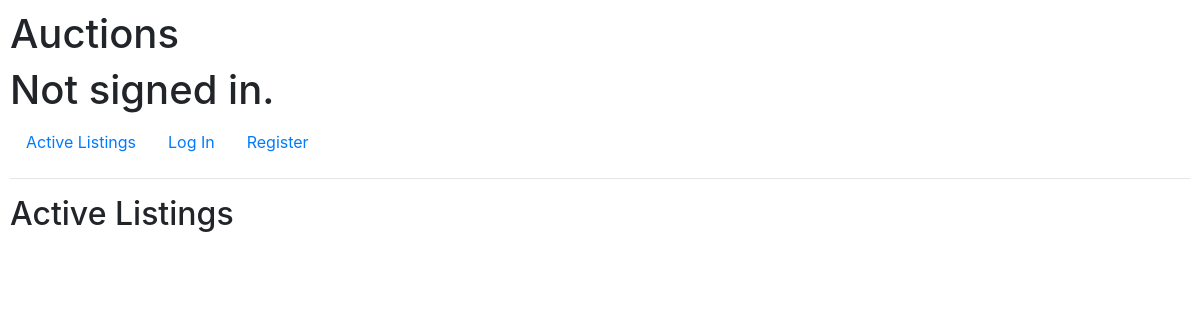
Before: / with the older database file.
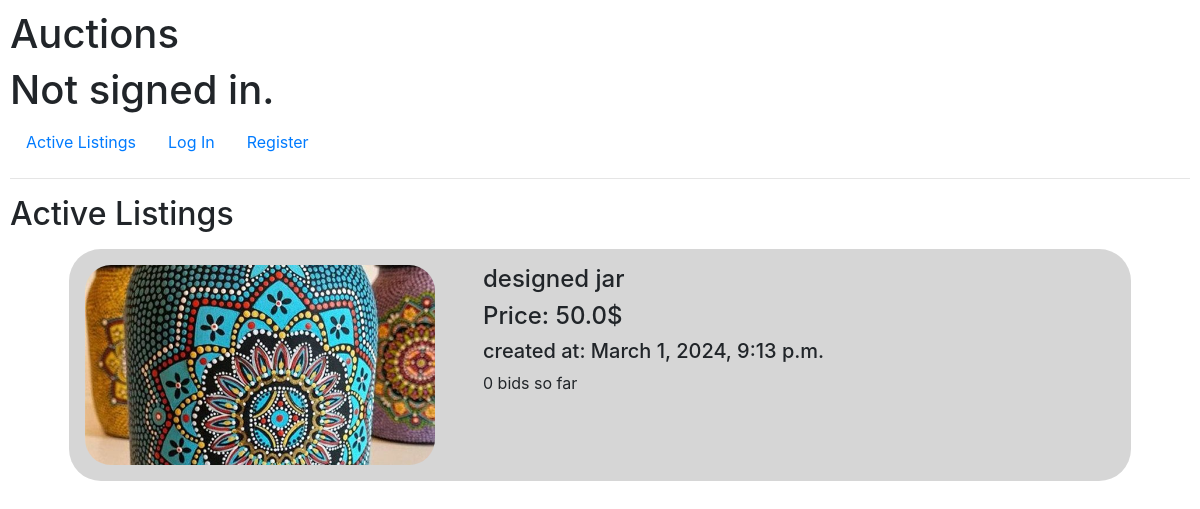
After: the same page with the newer database file.
### auctions/models.py (models this page shows)
class Listing(models.Model):
    title = models.CharField(max_length=64)
    description = models.TextField()
    img = models.ImageField(upload_to='auctions/images/',default="auctions/images/default-placeholder.png")
    latest_bid_price = models.FloatField(blank=False,default=0)
    latest_bider = models.ForeignKey(User,blank=True,null=True,on_delete=models.CASCADE)
    biders = models.ManyToManyField(User,blank=True,related_name="listings")
    created_at = models.DateTimeField(default=datetime.now())
    active = models.BooleanField(default=True)
    created_by = models.ForeignKey(User,on_delete=models.CASCADE,related_name="created_listings",blank=False,null=True)

### auctions/views.py (the view)
# urls.py: path("", views.index, name="index"),
def index(request):
    return render(request, "auctions/index.html",{
        "listings":Listing.objects.filter(active=True).all(),
    })

### auctions/templates/auctions/index.html (shortened to what this page needs)
{% extends "auctions/layout.html" %} {% block body %}
<h2>Active Listings</h2>
<ul class="listings">
  {% for listing in listings %}
  <li class="listingItem" onclick="redirect('{{listing.pk}}')">
    <img src="{{listing.img.url}}" alt="listing image" />
    <div>
      <h4>{{listing.title}}</h4>
      <h4>Price: {{listing.latest_bid_price}}$</h4>
      <h5>created at: {{listing.created_at}}</h5>
      <span>{{ listing.bids.all.count }} bids so far </span>
    </div>
  </li>
  {% endfor %}
</ul>
{% endblock %}

Changed rows visible on the page:
added Listing: title "designed jar", latest_bid_price "50.0", created_at "March 1, 2024, 9:13 p.m.", bids.all.count "0"
